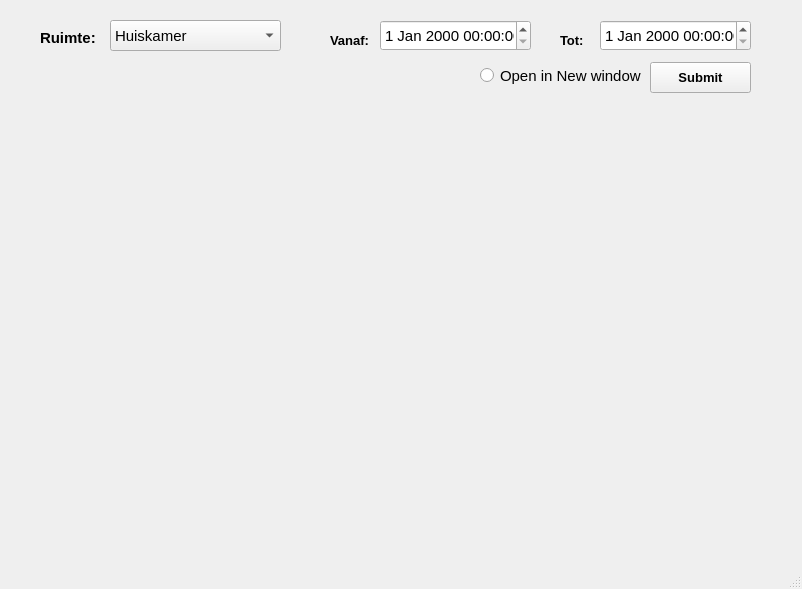
<?xml version="1.0" encoding="UTF-8"?>
<ui version="4.0">
 <class>MainWindow</class>
 <widget class="QMainWindow" name="MainWindow">
  <property name="geometry">
   <rect>
    <x>0</x>
    <y>0</y>
    <width>802</width>
    <height>589</height>
   </rect>
  </property>
  <property name="windowTitle">
   <string>MainWindow</string>
  </property>
  <widget class="QWidget" name="centralwidget">
   <widget class="QComboBox" name="ruimte">
    <property name="geometry">
     <rect>
      <x>110</x>
      <y>20</y>
      <width>171</width>
      <height>31</height>
     </rect>
    </property>
    <property name="font">
     <font>
      <pointsize>11</pointsize>
     </font>
    </property>
    <item>
     <property name="text">
      <string>Huiskamer</string>
     </property>
    </item>
    <item>
     <property name="text">
      <string>Slaapkamer</string>
     </property>
    </item>
    <item>
     <property name="text">
      <string>Douche</string>
     </property>
    </item>
   </widget>
   <widget class="QLabel" name="label">
    <property name="geometry">
     <rect>
      <x>330</x>
      <y>30</y>
      <width>41</width>
      <height>20</height>
     </rect>
    </property>
    <property name="font">
     <font>
      <pointsize>10</pointsize>
      <weight>75</weight>
      <bold>true</bold>
     </font>
    </property>
    <property name="text">
     <string>Vanaf:</string>
    </property>
   </widget>
   <widget class="QLabel" name="label_2">
    <property name="geometry">
     <rect>
      <x>560</x>
      <y>30</y>
      <width>31</width>
      <height>20</height>
     </rect>
    </property>
    <property name="font">
     <font>
      <pointsize>10</pointsize>
      <weight>75</weight>
      <bold>true</bold>
     </font>
    </property>
    <property name="text">
     <string>Tot:</string>
    </property>
   </widget>
   <widget class="QDateTimeEdit" name="start_date">
    <property name="geometry">
     <rect>
      <x>380</x>
      <y>20</y>
      <width>151</width>
      <height>31</height>
     </rect>
    </property>
    <property name="font">
     <font>
      <pointsize>11</pointsize>
     </font>
    </property>
   </widget>
   <widget class="QDateTimeEdit" name="end_date">
    <property name="geometry">
     <rect>
      <x>600</x>
      <y>20</y>
      <width>151</width>
      <height>31</height>
     </rect>
    </property>
    <property name="font">
     <font>
      <pointsize>11</pointsize>
      <weight>50</weight>
      <bold>false</bold>
     </font>
    </property>
   </widget>
   <widget class="QLabel" name="label_3">
    <property name="geometry">
     <rect>
      <x>40</x>
      <y>30</y>
      <width>61</width>
      <height>16</height>
     </rect>
    </property>
    <property name="font">
     <font>
      <pointsize>11</pointsize>
      <weight>75</weight>
      <bold>true</bold>
     </font>
    </property>
    <property name="text">
     <string>Ruimte:</string>
    </property>
   </widget>
   <widget class="QRadioButton" name="new_window">
    <property name="geometry">
     <rect>
      <x>480</x>
      <y>60</y>
      <width>161</width>
      <height>31</height>
     </rect>
    </property>
    <property name="font">
     <font>
      <pointsize>11</pointsize>
     </font>
    </property>
    <property name="text">
     <string>Open in New window</string>
    </property>
   </widget>
   <widget class="QLabel" name="ruimte_foto">
    <property name="geometry">
     <rect>
      <x>10</x>
      <y>100</y>
      <width>781</width>
      <height>451</height>
     </rect>
    </property>
    <property name="text">
     <string/>
    </property>
    <property name="pixmap">
     <pixmap>VSC_9250.jpg</pixmap>
    </property>
    <property name="scaledContents">
     <bool>true</bool>
    </property>
   </widget>
   <widget class="QPushButton" name="submit">
    <property name="geometry">
     <rect>
      <x>650</x>
      <y>62</y>
      <width>101</width>
      <height>31</height>
     </rect>
    </property>
    <property name="font">
     <font>
      <pointsize>10</pointsize>
      <weight>75</weight>
      <bold>true</bold>
     </font>
    </property>
    <property name="text">
     <string>Submit</string>
    </property>
   </widget>
  </widget>
  <widget class="QMenuBar" name="menubar">
   <property name="geometry">
    <rect>
     <x>0</x>
     <y>0</y>
     <width>802</width>
     <height>21</height>
    </rect>
   </property>
  </widget>
  <widget class="QStatusBar" name="statusbar"/>
 </widget>
 <resources/>
 <connections/>
</ui>
